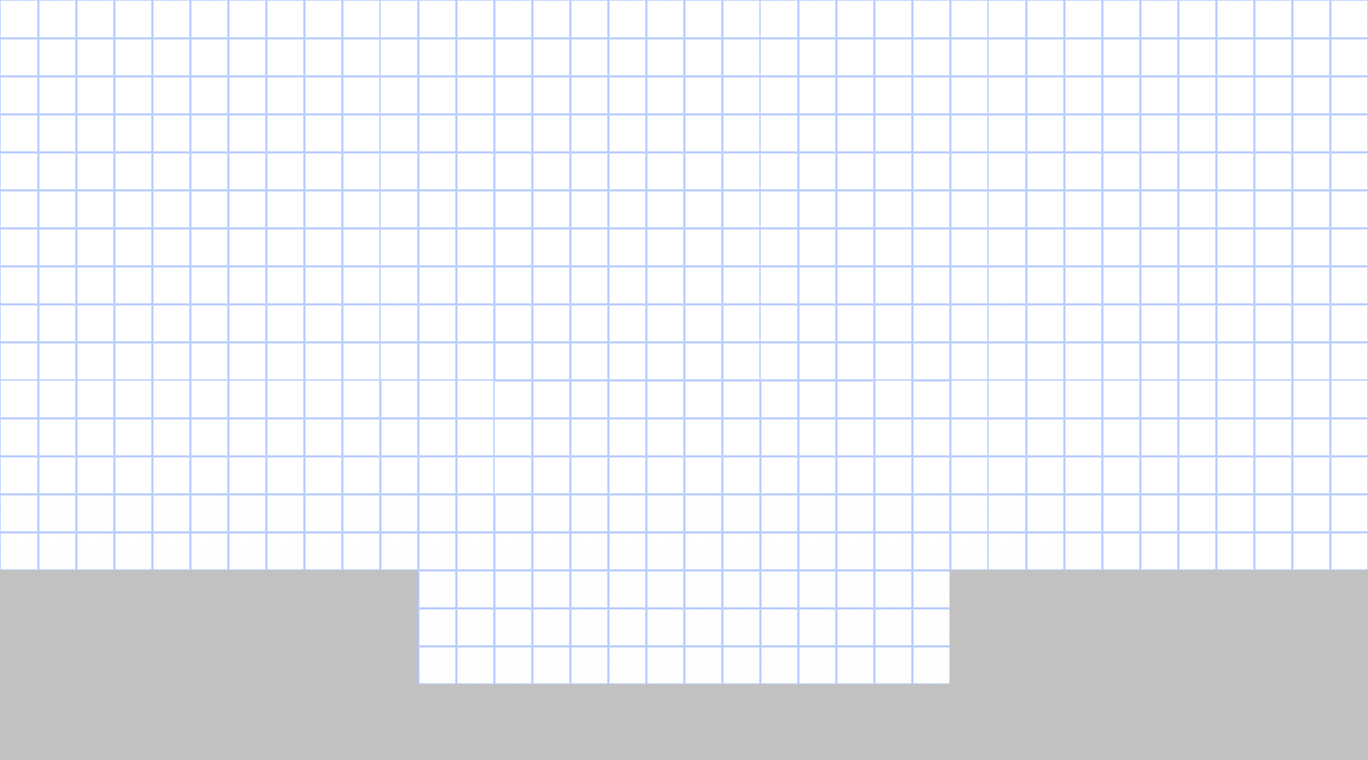

This is a level from a 2D game, rendered from its Tiled map with the project's own tilesets. A one-line summary and the map file follow, with tile-layer data summarised:
An orthogonal 36x20 tile map with 38x38 px tiles, 2 tile layers (background, barrage), 3 tilesets and 5 objects (3x ground, 2x ball).

<map version="1.0" orientation="orthogonal" renderorder="right-up" width="36" height="20" tilewidth="38" tileheight="38" nextobjectid="12">
 <tileset firstgid="1" name="base" tilewidth="38" tileheight="38">
  <image source="../images/Rock.png" width="512" height="512" />
 </tileset>
 <tileset firstgid="170" name="background" tilewidth="38" tileheight="38">
  <image source="../images/background.png" width="380" height="380" />
 </tileset>
 <tileset firstgid="270" name="triangle" tilewidth="38" tileheight="38">
  <image source="../images/triangle1.png" trans="ff00ff" width="380" height="190" />
 </tileset>
 <layer name="background" width="36" height="20">
  <data>[720 cells, 720 non-empty, 100 distinct tile ids]</data>
 </layer>
 <layer name="barrage" width="36" height="20">
  <data>[720 cells, 238 non-empty, 10 distinct tile ids]</data>
 </layer>
 <objectgroup name="braindots">
  <object id="1" name="ground_bottom1" type="ground" x="1.33333" y="688" width="1364" height="70.6667">
   <properties>
    <property name="autocreate" value="true" />
   </properties>
  </object>
  <object id="2" name="ballA" type="ball" x="446.667" y="662.663">
   <properties>
    <property name="autocreate" value="false" />
   </properties>
  </object>
  <object id="3" name="ballB" type="ball" x="918.667" y="661.333">
   <properties>
    <property name="autocreate" value="false" />
   </properties>
  </object>
  <object id="10" name="ground2" type="ground" x="1.33333" y="574.667" width="414.667" height="108">
   <properties>
    <property name="autocreate" value="true" />
   </properties>
  </object>
  <object id="11" name="ground3" type="ground" x="950.667" y="576" width="414.667" height="106.667">
   <properties>
    <property name="autocreate" value="true" />
   </properties>
  </object>
 </objectgroup>
</map>
